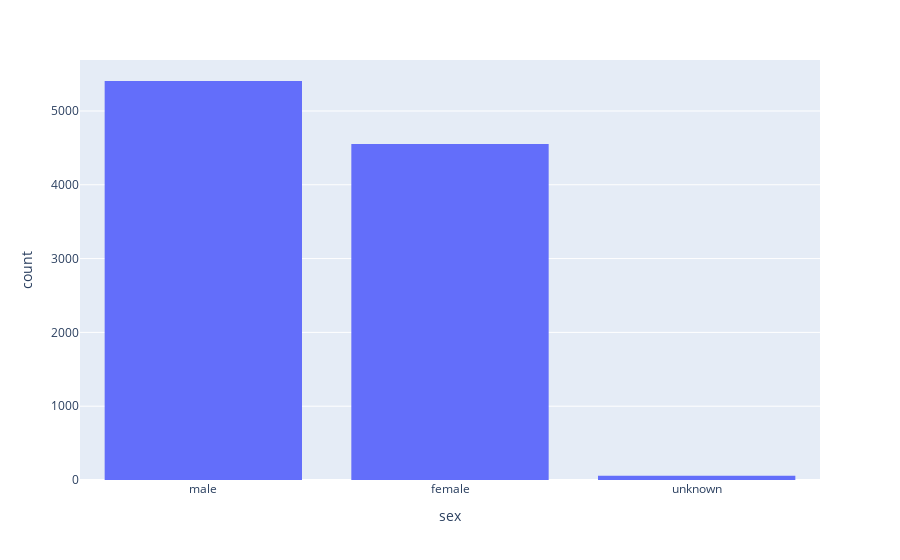

The notebook cell this image was saved under:
### Code cell
fig = px.histogram(raw_df, x="sex")
fig.show()

### Figure 1 — Plotly figure (JSON) as saved in the notebook; plotly's stock layout.template omitted (floating-point values rounded to 4 significant figures; data arrays with more than 128 entries replaced by an {"elided": "..."} marker saying what was removed)
{"data": [{"alignmentgroup": "True", "bingroup": "x", "hovertemplate": "sex=%{x}<br>count=%{y}<extra></extra>", "legendgroup": "", "marker": {"color": "#636efa", "pattern": {"shape": ""}}, "name": "", "offsetgroup": "", "orientation": "v", "showlegend": false, "type": "histogram", "x": {"elided": "10015 str values"}, "xaxis": "x", "yaxis": "y"}], "layout": {"barmode": "relative", "legend": {"tracegroupgap": 0}, "margin": {"t": 60}, "xaxis": {"anchor": "y", "domain": [0, 1], "title": {"text": "sex"}}, "yaxis": {"anchor": "x", "domain": [0, 1], "title": {"text": "count"}}}}
